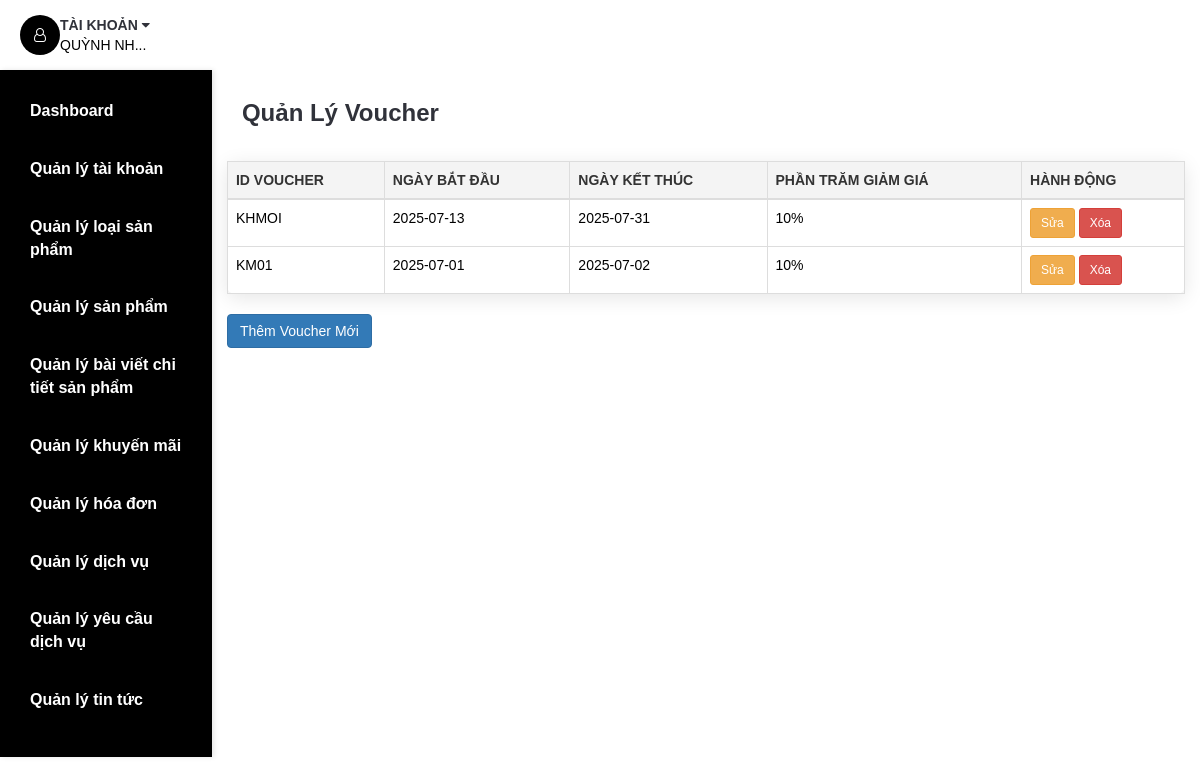
The app's page /admin/admin-add-voucher.php (signed in) with its own data.
### tables this page shows
CREATE TABLE `usr` (
  `Email` varchar(255) NOT NULL,
  `Passwd` varchar(40) NOT NULL,
  `UsrName` varchar(255) NOT NULL,
  `PhoneNo` varchar(12) NOT NULL,
  `Address` varchar(255) NOT NULL,
  `Blocked` tinyint(1) NOT NULL,
  `Authentication` varchar(20) NOT NULL,
  `Verified` tinyint(1) NOT NULL DEFAULT 0,
  `VerifyCode` varchar(100) NOT NULL
);

CREATE TABLE `voucher` (
  `VoucherID` varchar(10) NOT NULL,
  `StartDate` date NOT NULL,
  `EndDate` date NOT NULL,
  `DiscountPercent` decimal(10,0) NOT NULL
);

### DataProvider.php (called while the page is built, shortened)
<?php
class DataProvider
{
	public static function executeQuery($sql)
	{
		require ('connectiondata.inc');
		if (!($connection = mysqli_connect($hostName,$username,$password,$databaseName)))
			die ("couldn't connect to localhost");
		mysqli_set_charset($connection, "utf8");
		$result = mysqli_query($connection, $sql);
		return $result;
	}
}
?>

### admin/admin-add-voucher.php (the view, shortened to what this page needs)
<?php
require_once('../DataProvider.php');
$sql_vouchers = "SELECT * FROM voucher";
$result_vouchers = DataProvider::executeQuery($sql_vouchers);
$vouchers = [];
while ($row = mysqli_fetch_assoc($result_vouchers)) {
    $vouchers[] = $row;
}
?>
<!DOCTYPE html>
<html lang="vi">
<head>
	<link type="text/css" rel="stylesheet" href="../css/bootstrap.min.css" />
	<link type="text/css" rel="stylesheet" href="../css/slick.css" />
	<link type="text/css" rel="stylesheet" href="../css/slick-theme.css" />
	<link type="text/css" rel="stylesheet" href="../css/nouislider.min.css" />
	<link rel="stylesheet" href="../css/font-awesome.min.css">
	<link type="text/css" rel="stylesheet" href="../css/style.css" />
	<link type="text/css" rel="stylesheet" href="../css/extrastyle.css">
	<link type="text/css" rel="stylesheet" href="../css/adminbonus.css">
</head>
<body>
	<header>
		<?php
			if($_SESSION['isLogin']==1)
			{
				require_once('../DataProvider.php');
				$sql="SELECT * FROM Usr WHERE Email='".$_SESSION['username']."'";
				$Usr=DataProvider::executeQuery($sql);
				$rowUsr=mysqli_fetch_array($Usr,MYSQLI_BOTH);
			}
		?>
		<div id="header">
			<div class="container">
				<div class="pull-right">
					<ul class="header-btns">
						<?php include('php/account.php'); ?>
					</ul>
				</div>
			</div>
		</div>
	</header>
    <div class="section">
		<div class="container container-admin">
		    <?php include('php/navigationUsr.php') ?>
            <div class="row row-admin" style="padding: 15px;">
                <h3 class="mt-4" style="padding: 15px;">Quản Lý Voucher</h3>
                <table class="table table-bordered mt-4">
                    <thead>
                    <tr>
                        <th>ID Voucher</th>
                        <th>Ngày Bắt Đầu</th>
                        <th>Ngày Kết Thúc</th>
                        <th>Phần Trăm Giảm Giá</th>
                        <th>Hành Động</th>
                    </tr>
                    </thead>
                    <tbody>
                    <?php foreach ($vouchers as $voucher): ?>
                        <tr>
                            <td><?= $voucher['VoucherID'] ?></td>
                            <td><?= $voucher['StartDate'] ?></td>
                            <td><?= $voucher['EndDate'] ?></td>
                            <td><?= $voucher['DiscountPercent'] ?>%</td>
                            <td>
                                <button class="btn btn-warning btn-sm" onclick="editVoucher('<?= $voucher['VoucherID'] ?>', '<?= $voucher['StartDate'] ?>', '<?= $voucher['EndDate'] ?>', <?= $voucher['DiscountPercent'] ?>)">Sửa</button>
                                <form method="post" style="display:inline;" onsubmit="return confirm('Bạn có chắc chắn muốn xóa voucher này?');">
                                    <button type="submit" class="btn btn-danger btn-sm">Xóa</button>
                                </form>
                            </td>
                        </tr>
                    <?php endforeach; ?>
                    </tbody>
                </table>
                <button class="btn btn-primary mt-4" onclick="showAddVoucherModal()">Thêm Voucher Mới</button>
            </div>
        </div>
    </div>
    </body>
    </html>

### admin/php/account.php (shortened to what this page needs)
<?php
    if($_SESSION['isLogin']==0)
    {
?>
<li class="header-account dropdown default-dropdown">
    <div class="dropdown-toggle" role="button" data-toggle="dropdown" aria-expanded="true">
        <div class="header-btns-icon">
            <i class="fa fa-user-o"></i>
        </div>
        <strong class="text-uppercase">Tài khoản <i class="fa fa-caret-down"></i></strong>
    </div>
    <a href="signin.php" class="text-uppercase">Đăng nhập</a>
    <ul class="custom-menu">
        <li><a href="signin.php"><i class="fa fa-unlock-alt"></i>Đăng nhập</a></li>
        <li><a href="signin.php"><i class="fa fa-user-plus"></i>Tạo tài khoản</a></li>
    </ul>
</li>
<?php
    }
    else
    {
?>
<li class="header-account dropdown default-dropdown">
    <div class="dropdown-toggle" role="button" data-toggle="dropdown" aria-expanded="true">
        <div class="header-btns-icon">
            <i class="fa fa-user-o"></i>
        </div>
        <strong class="text-uppercase">Tài khoản <i class="fa fa-caret-down"></i></strong>
    </div>
    <?php
        $UsrName=$rowUsr['UsrName'];
        if(strlen($UsrName)>9)
        $UsrName=mb_substr($UsrName,0,8,'UTF-8').'...';
        echo "<span class='text-uppercase'>$UsrName</span>";
    ?>
        <?php
            require_once('../DataProvider.php');
        ?>
</li>
<?php
    }
?>

### css/style.css (style rules this page uses)
body { font-family: 'Encode Sans Semi Condensed', sans-serif; font-family: 'Encode Sans Expanded', sans-serif; color: black; overflow-x: hidden; background-color: white; }
h1, h2, h3, h4, h5, h6 { color: #30323A; margin: 0 0 10px; font-weight: 700; }
strong { color: #30323A; }
ul, ol { margin: 0; padding: 0; list-style: none }
.section { padding-bottom: 30px; }
#header { top: 0; width: 100%; background-color: transparent; display: flex; align-items: center; justify-content: space-between; }
.pull-left, .pull-right { display: flex; align-items: center; }
.pull-right { margin: 0px 10px; }
.header-btns>li { display: inline-block; vertical-align: top; padding: 15px 10px; }
.header-btns>li .header-btns-icon { position: relative; float: left; width: 40px; height: 40px; line-height: 40px; text-align: center; color: white; border-radius: 20px; background-color: black; }
.header-btns .dropdown-toggle { display: block; cursor: pointer; }
html, body { font-family: "Roboto", sans-serif; margin: 0; padding: 0; height: 100%; scroll-snap-type: y mandatory; overflow-y: scroll; scroll-behavior:smooth; }

### css/adminbonus.css (style rules this page uses)
html, body { font-family: Arial, sans-serif; margin: 0; padding: 0px; height: 100%; overflow-x: hidden; }
.section { display: flex; padding: 0; }
.container { max-width: 100%; margin: 0; padding: 0; display: flex; flex: 1; height: 100%; }
table { width: 100%; border-collapse: collapse; margin-top: 20px; box-shadow: 0 4px 20px rgba(0, 0, 0, 0.1); border-radius: 8px; }
table, th, td { border: 1px solid #ddd; }
th, td { padding: 12px; text-align: left; font-family: 'Arial', sans-serif; }
th { background-color: #f4f4f4; font-weight: bold; color: #333; text-transform: uppercase; }
.container-admin { width: 100%; }
.container-admin .row-admin { margin: 0; width: 100%; }
* { transition: all 0.3s ease; }

### records on screen
usr: UsrName "QUỲNH NH..."
voucher: VoucherID "KHMOI", StartDate "2025-07-13", EndDate "2025-07-31", DiscountPercent "10"
voucher: VoucherID "KM01", StartDate "2025-07-01", EndDate "2025-07-02", DiscountPercent "10"
